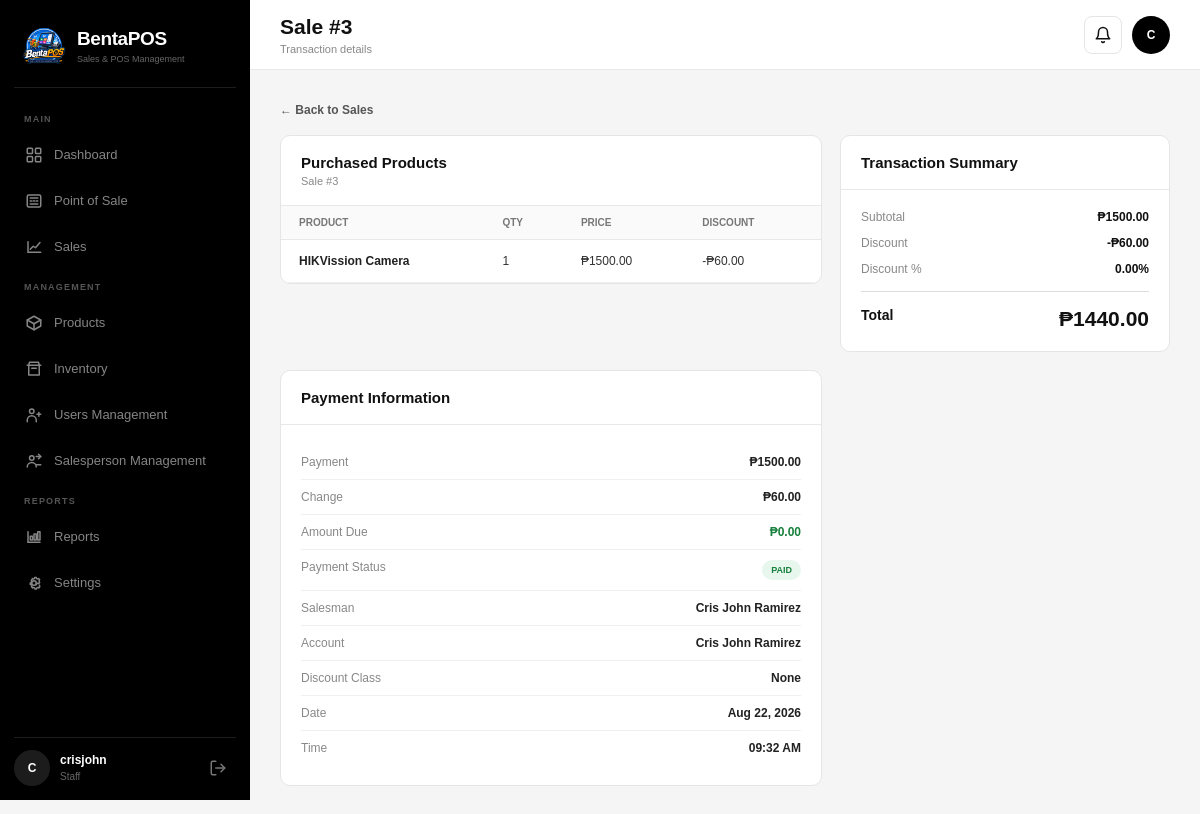
Page /kitaPos/sales/3/ (signed in) on the earlier database version.
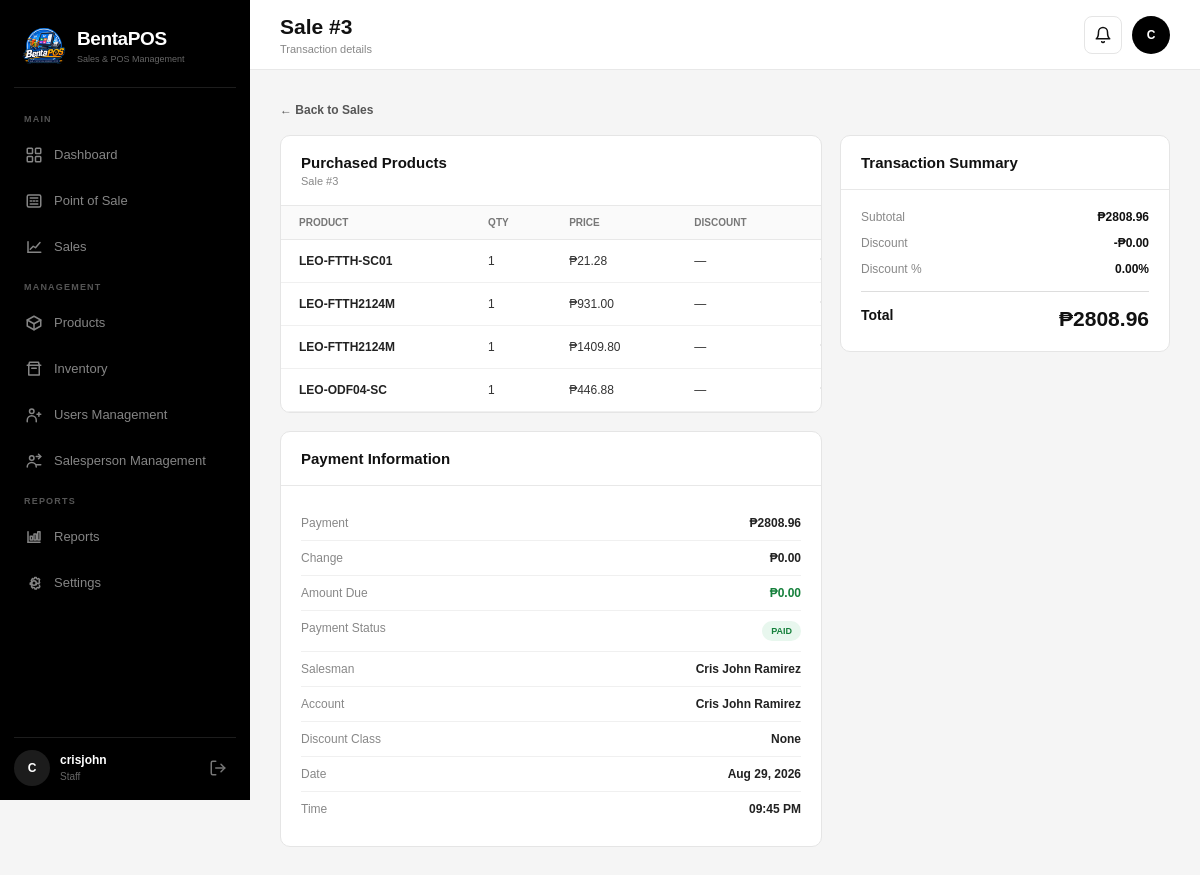
Same page on the later database version.
### core/models.py (models this page shows, shortened)
class SaleItem(models.Model):
    sale = models.ForeignKey(
        Sale,
        on_delete=models.CASCADE,
        related_name="items"
    )
    product = models.ForeignKey(
        Product,
        on_delete=models.PROTECT
    )
    quantity = models.PositiveIntegerField()
    price = models.DecimalField(
        max_digits=10,
        decimal_places=2
    )
    subtotal = models.DecimalField(
        max_digits=12,
        decimal_places=2
    )
    discount_percent = models.DecimalField(
        max_digits=5,
        decimal_places=2,
        default=Decimal("0.00")
    )
    discount_amount = models.DecimalField(
        max_digits=12,
        decimal_places=2,
        default=Decimal("0.00")
    )
    total = models.DecimalField(
        max_digits=12,
        decimal_places=2,
        default=Decimal("0.00")
    )
    class Meta:
        ordering = ["id"]

class Product(models.Model):
    product_model = models.CharField(
        max_length=150
    )
    description = models.TextField(
        blank=True,
        null=True
    )
    category = models.CharField(
        max_length=100
    )
    price = models.DecimalField(
        max_digits=10,
        decimal_places=2
    )
    qty = models.PositiveIntegerField(
        default=0
    )
    created_at = models.DateTimeField(
        auto_now_add=True
    )
    updated_at = models.DateTimeField(
        auto_now=True
    )
    class Meta:
        ordering = ["product_model"]
        verbose_name = "Product"
        verbose_name_plural = "Products"

class Sale(models.Model):
    PAYMENT_STATUS_CHOICES = [
        ("PAID", "Paid"),
        ("UNPAID", "Unpaid"),
        ("PARTIAL", "Partially Paid"),
    ]
    staff = models.ForeignKey(
        User,
        on_delete=models.SET_NULL,
        null=True,
        blank=True,
        related_name="processed_sales"
    )
    salesperson = models.ForeignKey(
        Salesperson,
        on_delete=models.SET_NULL,
        null=True,
        blank=True,
        related_name="sales"
    )
    discount_class = models.ForeignKey(
        DiscountClass,
        on_delete=models.SET_NULL,
        null=True,
        blank=True,
        related_name="sales"
    )
    subtotal = models.DecimalField(
        max_digits=12,
        decimal_places=2,
        default=Decimal("0.00")
    )
    discount_percent = models.DecimalField(
        max_digits=5,
        decimal_places=2,
        default=Decimal("0.00")
    )
    discount_amount = models.DecimalField(
        max_digits=12,
        decimal_places=2,
        default=Decimal("0.00")
    )
    total = models.DecimalField(
        max_digits=12,
        decimal_places=2,
        default=Decimal("0.00")
    )
    payment_status = models.CharField(
        max_length=10,
        choices=PAYMENT_STATUS_CHOICES,
        default="UNPAID"
    )
    payment = models.DecimalField(
        max_digits=12,
        decimal_places=2,
        default=Decimal("0.00")
    )
    change = models.DecimalField(
        max_digits=12,
        decimal_places=2,
        default=Decimal("0.00")
    )
    notes = models.TextField(
        blank=True,
        null=True
    )
    created_at = models.DateTimeField(
        auto_now_add=True
    )
    class Meta:
        ordering = ["-created_at"]

### core/views.py (the view)
# urls.py: path("sales/<int:sale_id>/", views.sale_detail, name="sale-detail"),
@login_required
def sale_detail(request, sale_id):
    sale = get_object_or_404(
        Sale.objects
        .select_related(
            "staff",
            "discount_class",
        )
        .prefetch_related(
            "items__product",
        ),
        id=sale_id
    )
    amount_due = max(
        sale.total - sale.payment,
        0
    )
    if sale.payment >= sale.total:
        payment_status = "PAID"
    elif sale.payment > 0:
        payment_status = "PARTIAL"
    else:
        payment_status = "UNPAID"
    context = {
        "sale": sale,
        "amount_due": amount_due,
        "payment_status": payment_status,
    }
    return render(
        request,
        "pages/sale_detail.html",
        context
    )

### core/templates/pages/sale_detail.html (shortened to what the changed rows need)
{% extends "base.html" %}
{% block page_title %}
    Sale #{{ sale.id }}
{% endblock %}
{% block page_subtitle %}
    Transaction details
{% endblock %}
{% block content %}
<div class="sale-detail">
    <div class="detail-grid">
        <div class="detail-card">
            <div class="detail-header">
                <div class="detail-title">
                    Purchased Products
                </div>
                <div class="detail-subtitle">
                    Sale #{{ sale.id }}
                </div>
            </div>
            <div class="items-wrapper">
                <table class="items-table">
                    <thead>
                        <tr>
                            <th>
                                Product
                            </th>
                            <th>
                                Qty
                            </th>
                            <th>
                                Price
                            </th>
                            <th>
                                Discount
                            </th>
                            <th>
                            </th>
                        </tr>
                    </thead>
                    <tbody>
                        {% for item in sale.items.all %}
                        <tr>
                            <td>
                                <div class="product-name">
                                    {{ item.product.product_model }}
                                </div>
                            </td>
                            <td>
                                {{ item.quantity }}
                            </td>
                            <td>
                                ₱{{ item.price|floatformat:2 }}
                            </td>
                            <td>
                                {% if item.discount_amount %}
                                    -₱{{ item.discount_amount|floatformat:2 }}
                                {% elif item.discount_percent %}
                                    {{ item.discount_percent|floatformat:2 }}%
                                {% else %}
                                    —
                                {% endif %}
                            </td>
                            <td>
                            </td>
                        </tr>
                        {% empty %}
                        <tr>
                            <td colspan="5">
                                No products recorded.
                            </td>
                        </tr>
                        {% endfor %}
                    </tbody>
                </table>
            </div>
        </div>
        <div class="detail-card">
            <div class="summary">
                <div class="summary-row">
                    <span class="summary-label">
                        Subtotal
                    </span>
                    <span class="summary-value">
                        ₱{{ sale.subtotal|floatformat:2 }}
                    </span>
                </div>
                <div class="summary-row">
                    <span class="summary-label">
                        Discount
                    </span>
                    <span class="summary-value">
                        -₱{{ sale.discount_amount|floatformat:2 }}
                    </span>
                </div>
                <div class="summary-row">
                    <span class="summary-label">
                        Discount %
                    </span>
                    <span class="summary-value">
                        {{ sale.discount_percent|floatformat:2 }}%
                    </span>
                </div>
                <div class="total-row">
                    <span class="total-label">
                        Total
                    </span>
                    <span class="total-value">
                        ₱{{ sale.total|floatformat:2 }}
                    </span>
                </div>
            </div>
        </div>
        <div class="detail-card">
            <div class="info-list">
                <div class="info-row">
                    <span class="info-label">
                        Payment
                    </span>
                    <span class="info-value">
                        ₱{{ sale.payment|floatformat:2 }}
                    </span>
                </div>
                <div class="info-row">
                    <span class="info-label">
                        Change
                    </span>
                    <span class="info-value">
                        ₱{{ sale.change|floatformat:2 }}
                    </span>
                </div>
                <div class="info-row">
                    <span class="info-label">
                        Salesman
                    </span>
                    <span class="info-value">
                        {% if sale.salesman %}
                            {{ sale.salesman }}
                        {% elif sale.staff %}
                            {{ sale.staff.get_full_name|default:sale.staff.username }}
                        {% else %}
                            Unknown
                        {% endif %}
                    </span>
                </div>
                {% if sale.staff %}
                <div class="info-row">
                    <span class="info-label">
                        Account
                    </span>
                    <span class="info-value">
                        {{ sale.staff.get_full_name|default:sale.staff.username }}
                    </span>
                </div>
                {% endif %}
                <div class="info-row">
                    <span class="info-label">
                        Date
                    </span>
                    <span class="info-value">
                        {{ sale.created_at|date:"M d, Y" }}
                    </span>
                </div>
                <div class="info-row">
                    <span class="info-label">
                        Time
                    </span>
                    <span class="info-value">
                        {{ sale.created_at|date:"h:i A" }}
                    </span>
                </div>
            </div>
        </div>
    </div>
</div>
{% endblock %}

Differences in the rows shown:
no longer on this page (row edited): SaleItem: product.product_model "HIKVission Camera", quantity "1", price "1500.00", discount_amount "60.00"
changed Sale "Cris John Ramirez": subtotal "1500.00" → "2808.96"; discount_amount "60.00" → "0.00"; total "1440.00" → "2808.96"; payment "1500.00" → "2808.96"; change "60.00" → "0.00"; created_at "Aug 22, 2026" → "Aug 29, 2026"; created_at "09:32 AM" → "09:45 PM"
now on this page (row edited): SaleItem: product.product_model "LEO-FTTH-SC01", quantity "1", price "21.28"
now on this page (row edited): SaleItem: product.product_model "LEO-FTTH2124M", quantity "1", price "931.00"
now on this page (row edited): SaleItem: product.product_model "LEO-FTTH2124M", quantity "1", price "1409.80"
now on this page (row edited): SaleItem: product.product_model "LEO-ODF04-SC", quantity "1", price "446.88"
